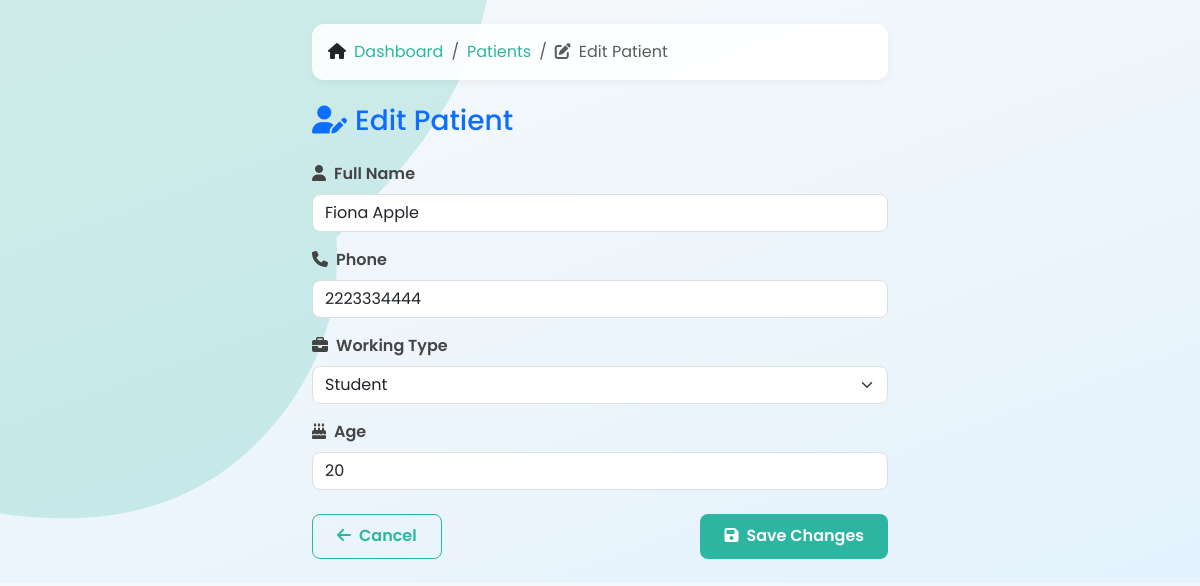
The page /edit_patient.php?id=6 on the database its author committed.
### tables this page shows
CREATE TABLE `patients` (
  `id` int NOT NULL,
  `full_name` varchar(100) NOT NULL,
  `phone` varchar(20) NOT NULL,
  `working_type` enum('student','employed','self-employed','unemployed') NOT NULL,
  `created_at` datetime DEFAULT CURRENT_TIMESTAMP,
  `age` int NOT NULL
);

### edit_patient.php (the view, shortened to what this page needs)
<?php
require_once 'config.php';
$id = $_GET['id'] ?? null;
$stmt = $pdo->prepare("SELECT * FROM patients WHERE id = ?");
$stmt->execute([$id]);
$patient = $stmt->fetch();
?>
<!DOCTYPE html>
<html lang="en">
<head>
    <link href="https://cdn.jsdelivr.net/npm/bootstrap@5.3.3/dist/css/bootstrap.min.css" rel="stylesheet" />
    <link href="https://cdnjs.cloudflare.com/ajax/libs/font-awesome/6.5.0/css/all.min.css" rel="stylesheet" />
</head>
<body class="p-4">
<div class="container" style="max-width: 600px;">
    <nav class="mb-4" aria-label="breadcrumb">
        <ol class="breadcrumb">
            <li class="breadcrumb-item"><i class="fas fa-home me-2"></i><a href="dashboard.php">Dashboard</a></li>
            <li class="breadcrumb-item"><a href="patients.php">Patients</a></li>
            <li class="breadcrumb-item active" aria-current="page"><i class="fas fa-edit me-2"></i>Edit Patient</li>
        </ol>
    </nav>
    <h3 class="mb-4 text-primary"><i class="fas fa-user-edit me-2"></i>Edit Patient</h3>
    <form action="edit_patient.php?id=<?= $patient['id'] ?>" method="POST" novalidate>
        <div class="mb-3">
            <label for="full_name" class="form-label"><i class="fas fa-user me-2"></i>Full Name</label>
            <input type="text" name="full_name" id="full_name" class="form-control"
                   value="<?= htmlspecialchars($patient['full_name']) ?>" required />
        </div>
        <div class="mb-3">
            <label for="phone" class="form-label"><i class="fas fa-phone me-2"></i>Phone</label>
            <input type="text" name="phone" id="phone" class="form-control"
                   value="<?= htmlspecialchars($patient['phone']) ?>" required />
        </div>
        <div class="mb-3">
            <label for="working_type" class="form-label"><i class="fas fa-briefcase me-2"></i>Working Type</label>
            <select name="working_type" id="working_type" class="form-select" required>
                <?php
                $types = ['student' => 'Student', 'employed' => 'Employed', 'self-employed' => 'Self-Employed', 'unemployed' => 'Unemployed'];
                foreach ($types as $value => $label) {
                    $selected = $patient['working_type'] === $value ? 'selected' : '';
                    echo "<option value=\"$value\" $selected>$label</option>";
                }
                ?>
            </select>
        </div>
        <div class="mb-4">
            <label for="age" class="form-label"><i class="fas fa-birthday-cake me-2"></i>Age</label>
            <input type="number" name="age" id="age" class="form-control"
                   value="<?= (int)$patient['age'] ?>" min="1" required />
        </div>
        <div class="d-flex justify-content-between">
            <a href="patients.php" class="btn btn-outline-secondary">
                <i class="fas fa-arrow-left me-2"></i>Cancel
            </a>
            <button type="submit" class="btn btn-primary">
                <i class="fas fa-save me-2"></i>Save Changes
            </button>
        </div>
    </form>
</div>
</body>
</html>

### edit_patient.php (style rules this page uses)
:root { --primary: #2cb5a0; --secondary: #f0f7fa; --accent: #ff7f50; }
body { font-family: 'Poppins', sans-serif; background-size: cover; animation: fadeIn 0.5s ease-in-out both; }
.breadcrumb { background: rgba(255,255,255,0.9); padding: 1rem; border-radius: 12px; box-shadow: 0 2px 8px rgba(0,0,0,0.05); }
.breadcrumb-item a { color: var(--primary); text-decoration: none; transition: all 0.2s ease; }
.btn-primary, .btn-outline-secondary { padding: 0.6rem 1.5rem; border-radius: 8px; font-weight: 600; }
.btn-primary { background: var(--primary); border: none; transition: all 0.2s ease; }
.btn-outline-secondary { border-color: var(--primary); color: var(--primary); }
.form-label { font-weight: 600; color: #444; }
.form-control, .form-select { border-radius: 8px; border: 1px solid #ddd; transition: border-color 0.2s ease; }

### rows shown on the page
patients: full_name "Fiona Apple", phone "2223334444", age "20"

### other values the page prints
form field working_type "Student"
